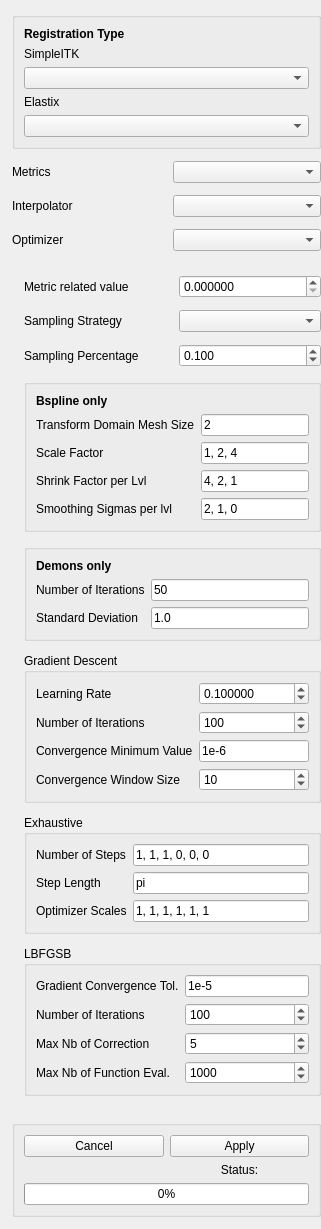
    <widget class="ctkCollapsibleButton" name="RegistrationCollapsibleWidget" native="true">
     <property name="text" stdset="0">
      <string>Registration</string>
     </property>
     <property name="collapsed" stdset="0">
      <bool>false</bool>
     </property>
     <property name="flat" stdset="0">
      <bool>false</bool>
     </property>
     <property name="title" stdset="0">
      <string>Registration</string>
     </property>
     <layout class="QVBoxLayout" name="RegistrationVerticalLayout">
      <property name="spacing">
       <number>12</number>
      </property>
      <property name="leftMargin">
       <number>12</number>
      </property>
      <property name="topMargin">
       <number>12</number>
      </property>
      <property name="rightMargin">
       <number>0</number>
      </property>
      <property name="bottomMargin">
       <number>12</number>
      </property>
      <item>
       <widget class="QGroupBox" name="groupBoxRegistrationType">
        <property name="title">
         <string/>
        </property>
        <layout class="QVBoxLayout" name="verticalLayout_2">
         <item>
          <widget class="QLabel" name="label_3">
           <property name="font">
            <font>
             <bold>true</bold>
            </font>
           </property>
           <property name="text">
            <string>Registration Type</string>
           </property>
          </widget>
         </item>
         <item>
          <layout class="QGridLayout" name="gridLayout_2">
           <item row="1" column="0">
            <widget class="ctkComboBox" name="ComboBoxSitk"/>
           </item>
           <item row="0" column="0">
            <widget class="QLabel" name="label">
             <property name="toolTip">
              <string>sitk registration algorithms </string>
             </property>
             <property name="text">
              <string>SimpleITK</string>
             </property>
            </widget>
           </item>
           <item row="2" column="0">
            <widget class="QLabel" name="label_2">
             <property name="toolTip">
              <string>SlicerElastix registration algorithms</string>
             </property>
             <property name="text">
              <string>Elastix</string>
             </property>
            </widget>
           </item>
           <item row="3" column="0">
            <widget class="ctkComboBox" name="ComboBoxElastix"/>
           </item>
          </layout>
         </item>
        </layout>
       </widget>
      </item>
      <item>
       <layout class="QGridLayout" name="RegistrationParametersLayout">
        <item row="1" column="0">
         <widget class="QLabel" name="RegistrationInterpolatorLabel">
          <property name="toolTip">
           <string>Available interpolators are : Linear, Nearest Neighbors, Bspline(1, 2, 3) and Gaussian</string>
          </property>
          <property name="text">
           <string>Interpolator</string>
          </property>
         </widget>
        </item>
        <item row="1" column="1">
         <widget class="ctkComboBox" name="comboBoxInterpolator">
          <property name="defaultText" stdset="0">
           <string>Interpolator…</string>
          </property>
         </widget>
        </item>
        <item row="2" column="0">
         <widget class="QLabel" name="RegistrationOptimizerLabel">
          <property name="toolTip">
           <string>Available optimizers are : Gradient Descent, Exhaustive and LBFGS2</string>
          </property>
          <property name="text">
           <string>Optimizer</string>
          </property>
         </widget>
        </item>
        <item row="2" column="1">
         <widget class="ctkComboBox" name="ComboOptimizers">
          <property name="defaultText" stdset="0">
           <string>Optimizer…</string>
          </property>
         </widget>
        </item>
        <item row="0" column="1">
         <widget class="ctkComboBox" name="ComboMetrics">
          <property name="minimumSize">
           <size>
            <width>0</width>
            <height>0</height>
           </size>
          </property>
          <property name="maximumSize">
           <size>
            <width>16777215</width>
            <height>16777215</height>
           </size>
          </property>
          <property name="defaultText" stdset="0">
           <string>Metrics…</string>
          </property>
         </widget>
        </item>
        <item row="0" column="0">
         <widget class="QLabel" name="RegistrationMetricsLabel">
          <property name="toolTip">
           <string>Available metrics are : Mean Squares, Mattes Mutual Information</string>
          </property>
          <property name="text">
           <string>Metrics</string>
          </property>
         </widget>
        </item>
       </layout>
      </item>
      <item>
       <widget class="ctkCollapsibleButton" name="RegistrationSettingsCollapsibleButton" native="true">
        <property name="text" stdset="0">
         <string>Settings</string>
        </property>
        <property name="collapsed" stdset="0">
         <bool>false</bool>
        </property>
        <layout class="QVBoxLayout" name="RegistrationSettingsLayout">
         <property name="spacing">
          <number>12</number>
         </property>
         <property name="leftMargin">
          <number>12</number>
         </property>
         <property name="topMargin">
          <number>12</number>
         </property>
         <property name="rightMargin">
          <number>0</number>
         </property>
         <property name="bottomMargin">
          <number>12</number>
         </property>
         <item>
          <layout class="QGridLayout" name="RegistrationBaseSettingsLayout">
           <item row="0" column="0">
            <widget class="QLabel" name="RegistrationMetricLabel">
             <property name="toolTip">
              <string>number of bins used to discretize the joint intensity distribution of the fixed and moving images in MattesMutualInformation.
The higher the bin count, the more accurate the estimation of mutual information, but also the more samples needed to avoid noise.</string>
             </property>
             <property name="text">
              <string>Metric related value</string>
             </property>
            </widget>
           </item>
           <item row="2" column="0">
            <widget class="QLabel" name="RegistrationSamplingPercentageLabel">
             <property name="toolTip">
              <string>the fraction of pixels used for computing the similarity metric.
It ranges from 0 to 1. The higher the percentage, the more accurate the metric, but also the more computation time needed.</string>
             </property>
             <property name="text">
              <string>Sampling Percentage</string>
             </property>
            </widget>
           </item>
           <item row="1" column="0">
            <widget class="QLabel" name="RegistrationSamplingStrategyLabel">
             <property name="toolTip">
              <string>the method used to select a subset of pixels from the fixed image domain for computing the similarity metric.
The available strategies are regular (uniform grid), random (uniform distribution) and none (all pixels).
The sampling strategy affects the speed and robustness of registration.</string>
             </property>
             <property name="text">
              <string>Sampling Strategy</string>
             </property>
            </widget>
           </item>
           <item row="1" column="1">
            <widget class="ctkComboBox" name="comboBoxSamplingStrat"/>
           </item>
           <item row="2" column="1">
            <widget class="QDoubleSpinBox" name="doubleSpinBoxSamplingPerc">
             <property name="decimals">
              <number>3</number>
             </property>
             <property name="maximum">
              <double>1.000000000000000</double>
             </property>
             <property name="value">
              <double>0.100000000000000</double>
             </property>
            </widget>
           </item>
           <item row="0" column="1">
            <widget class="QDoubleSpinBox" name="spinBoxMetricValue">
             <property name="decimals">
              <number>6</number>
             </property>
            </widget>
           </item>
          </layout>
         </item>
         <item>
          <widget class="QGroupBox" name="groupBoxNonRigidBspline">
           <property name="title">
            <string/>
           </property>
           <layout class="QVBoxLayout" name="verticalLayout_3">
            <item>
             <widget class="QLabel" name="label_7">
              <property name="font">
               <font>
                <bold>true</bold>
               </font>
              </property>
              <property name="text">
               <string>Bspline only</string>
              </property>
             </widget>
            </item>
            <item>
             <layout class="QGridLayout" name="gridLayout_3">
              <item row="0" column="1">
               <widget class="QLineEdit" name="lineEditTransformDomainMeshSize">
                <property name="text">
                 <string>2</string>
                </property>
               </widget>
              </item>
              <item row="2" column="0">
               <widget class="QLabel" name="label_9">
                <property name="toolTip">
                 <string>The shrink factor per level is the ratio between the size of the images used at each level of the multi-resolution approach.
It allows to reduce the computation time and noise of the images by sub-sampling them.
For example, a shrink factor of 2 means that the image will be reduced by half in each dimension.</string>
                </property>
                <property name="text">
                 <string>Shrink Factor per Lvl</string>
                </property>
               </widget>
              </item>
              <item row="2" column="1">
               <widget class="QLineEdit" name="lineEditShrinkFactor">
                <property name="text">
                 <string>4, 2, 1</string>
                </property>
               </widget>
              </item>
              <item row="1" column="1">
               <widget class="QLineEdit" name="lineEditScaleFactor">
                <property name="text">
                 <string>1, 2, 4</string>
                </property>
               </widget>
              </item>
              <item row="1" column="0">
               <widget class="QLabel" name="label_6">
                <property name="toolTip">
                 <string>The scale factor is the ratio between the resolution of the BSpline used at each level of the multi-resolution approach.
The first scale factor is usually 1 and it is reasonable to double the resolution at each registration level.
The scale factor allows to adapt or resample the BSpline control points to a higher resolution at subsequent levels.
</string>
                </property>
                <property name="text">
                 <string>Scale Factor</string>
                </property>
               </widget>
              </item>
              <item row="0" column="0">
               <widget class="QLabel" name="label_4">
                <property name="toolTip">
                 <string>The transform domain mesh size is the number of BSpline control points in each dimension.
The larger the mesh size, the more parameters the BSpline has and the more complex the deformation can be.
</string>
                </property>
                <property name="text">
                 <string>Transform Domain Mesh Size</string>
                </property>
               </widget>
              </item>
              <item row="3" column="1">
               <widget class="QLineEdit" name="lineEditSmoothingFactor">
                <property name="text">
                 <string>2, 1, 0</string>
                </property>
               </widget>
              </item>
              <item row="3" column="0">
               <widget class="QLabel" name="label_5">
                <property name="toolTip">
                 <string>The smoothing factor per level is the sigma of the Gaussian filter applied to the images at each level of the multi-resolution approach.
It allows to smooth the images and remove fine details that can disturb registration.
For example, a smoothing factor of 2 means that Gaussian filter will have a standard deviation of 2 pixels.</string>
                </property>
                <property name="text">
                 <string>Smoothing Sigmas per lvl</string>
                </property>
               </widget>
              </item>
             </layout>
            </item>
           </layout>
          </widget>
         </item>
         <item>
          <widget class="QGroupBox" name="groupBoxDemons">
           <property name="title">
            <string/>
           </property>
           <layout class="QVBoxLayout" name="verticalLayout_4">
            <item>
             <widget class="QLabel" name="label_12">
              <property name="font">
               <font>
                <bold>true</bold>
               </font>
              </property>
              <property name="text">
               <string>Demons only</string>
              </property>
             </widget>
            </item>
            <item>
             <layout class="QGridLayout" name="gridLayout">
              <item row="0" column="0">
               <widget class="QLabel" name="label_10">
                <property name="text">
                 <string>Number of Iterations</string>
                </property>
               </widget>
              </item>
              <item row="1" column="0">
               <widget class="QLabel" name="label_11">
                <property name="toolTip">
                 <string>controls the Gaussian smoothing of the displacement field.
It is a positive scalar value that specify the standard deviation for each dimension.</string>
                </property>
                <property name="text">
                 <string>Standard Deviation</string>
                </property>
               </widget>
              </item>
              <item row="0" column="1">
               <widget class="QLineEdit" name="lineEditDemonsNbIter">
                <property name="text">
                 <string>50</string>
                </property>
               </widget>
              </item>
              <item row="1" column="1">
               <widget class="QLineEdit" name="lineEditDemonsStdDeviation">
                <property name="text">
                 <string>1.0</string>
                </property>
               </widget>
              </item>
             </layout>
            </item>
           </layout>
          </widget>
         </item>
         <item>
          <widget class="ctkCollapsibleGroupBox" name="CollapsibleGroupBoxGradient">
           <property name="enabled">
            <bool>true</bool>
           </property>
           <property name="title">
            <string>Gradient Descent</string>
           </property>
           <property name="collapsed" stdset="0">
            <bool>false</bool>
           </property>
           <layout class="QVBoxLayout" name="RegistrationGradientDescentLayout">
            <item>
             <layout class="QGridLayout" name="RegistrationGradientDescentLayout_2">
              <item row="0" column="0">
               <widget class="QLabel" name="RegistrationLearningRateLabel">
                <property name="text">
                 <string>Learning Rate</string>
                </property>
               </widget>
              </item>
              <item row="2" column="0">
               <widget class="QLabel" name="RegistrationConvergenceMinValueLabel">
                <property name="toolTip">
                 <string>This is the minimum value of the change in metric value between iterations that indicates convergence.</string>
                </property>
                <property name="text">
                 <string>Convergence Minimum Value</string>
                </property>
               </widget>
              </item>
              <item row="1" column="0">
               <widget class="QLabel" name="RegistrationNumberIterationsLabel">
                <property name="text">
                 <string>Number of Iterations</string>
                </property>
               </widget>
              </item>
              <item row="3" column="0">
               <widget class="QLabel" name="RegistrationConvergenceWindowSizeLabel">
                <property name="toolTip">
                 <string>This is the number of iterations over which the change in metric value is tested for convergence.</string>
                </property>
                <property name="text">
                 <string>Convergence Window Size</string>
                </property>
               </widget>
              </item>
              <item row="1" column="1">
               <widget class="QSpinBox" name="spinBoxNbIter">
                <property name="minimum">
                 <number>1</number>
                </property>
                <property name="maximum">
                 <number>100000</number>
                </property>
                <property name="value">
                 <number>100</number>
                </property>
               </widget>
              </item>
              <item row="2" column="1">
               <widget class="QLineEdit" name="lineEditConvMinVal">
                <property name="text">
                 <string>1e-6</string>
                </property>
               </widget>
              </item>
              <item row="0" column="1">
               <widget class="QDoubleSpinBox" name="doubleSpinBoxLearningR">
                <property name="decimals">
                 <number>6</number>
                </property>
                <property name="maximum">
                 <double>100.000000000000000</double>
                </property>
                <property name="value">
                 <double>0.100000000000000</double>
                </property>
               </widget>
              </item>
              <item row="3" column="1">
               <widget class="QSpinBox" name="spinBoxConvWinSize">
                <property name="minimum">
                 <number>0</number>
                </property>
                <property name="maximum">
                 <number>100000</number>
                </property>
                <property name="value">
                 <number>10</number>
                </property>
               </widget>
              </item>
             </layout>
            </item>
           </layout>
          </widget>
         </item>
         <item>
          <widget class="ctkCollapsibleGroupBox" name="CollapsibleGroupBoxExhaustive">
           <property name="enabled">
            <bool>true</bool>
           </property>
           <property name="title">
            <string>Exhaustive</string>
           </property>
           <property name="collapsed" stdset="0">
            <bool>false</bool>
           </property>
           <layout class="QVBoxLayout" name="RegistrationExhaustiveLayout">
            <item>
             <layout class="QGridLayout" name="RegistrationExhaustiveLayout_2">
              <item row="1" column="0">
               <widget class="QLabel" name="RegistrationStepLengthLabel">
                <property name="toolTip">
                 <string> The stepLength is used to scale the gradient of the metric with respect to each parameter of the transform</string>
                </property>
                <property name="text">
                 <string>Step Length</string>
                </property>
               </widget>
              </item>
              <item row="2" column="0">
               <widget class="QLabel" name="RegistrationOptimizerScalesLabel">
                <property name="toolTip">
                 <string>&lt;html&gt;&lt;head/&gt;&lt;body&gt;&lt;p&gt;Manually set per parameter weighting for the transform parameters.&lt;/p&gt;&lt;/body&gt;&lt;/html&gt;</string>
                </property>
                <property name="whatsThis">
                 <string/>
                </property>
                <property name="text">
                 <string>Optimizer Scales</string>
                </property>
               </widget>
              </item>
              <item row="0" column="0">
               <widget class="QLabel" name="RegistrationNumberStepsLabel">
                <property name="toolTip">
                 <string>Three angles and three translations :  a vector of values that specifies how many steps to sample along each parameter of the transform</string>
                </property>
                <property name="text">
                 <string>Number of Steps</string>
                </property>
               </widget>
              </item>
              <item row="0" column="1">
               <widget class="QLineEdit" name="lineEditSteps">
                <property name="text">
                 <string>1, 1, 1, 0, 0, 0</string>
                </property>
               </widget>
              </item>
              <item row="1" column="1">
               <widget class="QLineEdit" name="lineEditLength">
                <property name="text">
                 <string>pi</string>
                </property>
               </widget>
              </item>
              <item row="2" column="1">
               <widget class="QLineEdit" name="lineEditScale">
                <property name="text">
                 <string>1, 1, 1, 1, 1, 1</string>
                </property>
               </widget>
              </item>
             </layout>
            </item>
           </layout>
          </widget>
         </item>
         <item>
          <widget class="ctkCollapsibleGroupBox" name="CollapsibleGroupBoxLBFGS2">
           <property name="toolTip">
            <string>Limited memory Broyden Fletcher Goldfarb Shannon minimization without bounds.</string>
           </property>
           <property name="title">
            <string>LBFGSB</string>
           </property>
           <layout class="QVBoxLayout" name="RegistrationLBFGS2Layout">
            <item>
             <layout class="QGridLayout" name="RegistrationLBFGS2Layout_2">
              <item row="2" column="0">
               <widget class="QLabel" name="RegistrationDeltaConvergenceTolerance">
                <property name="toolTip">
                 <string>ensures the decrease of the metric.  The optimizer will stop if the change in metric value is less than this value for a specified number of iterations.</string>
                </property>
                <property name="text">
                 <string>Max Nb of Correction</string>
                </property>
               </widget>
              </item>
              <item row="1" column="0">
               <widget class="QLabel" name="RegistrationNumberIterationsLabel_2">
                <property name="text">
                 <string>Number of Iterations</string>
                </property>
               </widget>
              </item>
              <item row="1" column="1">
               <widget class="QSpinBox" name="spinBoxNbIterLBFGS2">
                <property name="minimum">
                 <number>1</number>
                </property>
                <property name="maximum">
                 <number>1000</number>
                </property>
                <property name="value">
                 <number>100</number>
                </property>
               </widget>
              </item>
              <item row="0" column="1">
               <widget class="QLineEdit" name="lineEditGradientConvTol">
                <property name="text">
                 <string>1e-5</string>
                </property>
               </widget>
              </item>
              <item row="0" column="0">
               <widget class="QLabel" name="RegistrationSolutionAcuracyLabel">
                <property name="toolTip">
                 <string>the magnitude of the gradient. The smaller the value, the more accurate the solution, but also more iterations and computation required.</string>
                </property>
                <property name="text">
                 <string>Gradient Convergence Tol.</string>
                </property>
               </widget>
              </item>
              <item row="3" column="0">
               <widget class="QLabel" name="label_13">
                <property name="text">
                 <string>Max Nb of Function Eval.</string>
                </property>
               </widget>
              </item>
              <item row="2" column="1">
               <widget class="QSpinBox" name="spinBoxMaxNbCorrection">
                <property name="maximum">
                 <number>10000</number>
                </property>
                <property name="value">
                 <number>5</number>
                </property>
               </widget>
              </item>
              <item row="3" column="1">
               <widget class="QSpinBox" name="spinBoxMaxNbFuncEval">
                <property name="maximum">
                 <number>10000</number>
                </property>
                <property name="value">
                 <number>1000</number>
                </property>
               </widget>
              </item>
             </layout>
            </item>
           </layout>
          </widget>
         </item>
        </layout>
       </widget>
      </item>
      <item>
       <widget class="QGroupBox" name="groupBox">
        <property name="title">
         <string/>
        </property>
        <layout class="QVBoxLayout" name="verticalLayout_5">
         <item>
          <layout class="QGridLayout" name="gridLayout_4">
           <item row="0" column="0">
            <widget class="QPushButton" name="pushButtonCancel">
             <property name="text">
              <string>Cancel</string>
             </property>
            </widget>
           </item>
           <item row="0" column="1">
            <widget class="ctkPushButton" name="PushButtonRegistration">
             <property name="maximumSize">
              <size>
               <width>16777215</width>
               <height>25</height>
              </size>
             </property>
             <property name="text">
              <string>Apply</string>
             </property>
            </widget>
           </item>
           <item row="1" column="1">
            <widget class="QLabel" name="label_status">
             <property name="text">
              <string>Status:</string>
             </property>
             <property name="alignment">
              <set>Qt::AlignCenter</set>
             </property>
            </widget>
           </item>
           <item row="2" column="0" colspan="2">
            <widget class="QProgressBar" name="progressBar">
             <property name="enabled">
              <bool>true</bool>
             </property>
             <property name="value">
              <number>0</number>
             </property>
            </widget>
           </item>
          </layout>
         </item>
        </layout>
       </widget>
      </item>
     </layout>
    </widget>
